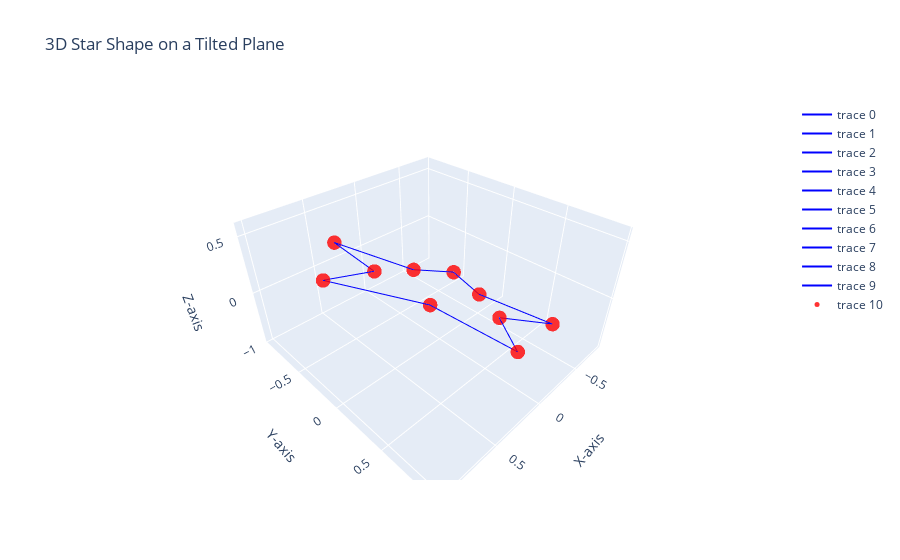

This figure's notebook cell:
### Markdown cell above
### Star shape reference

### Code cell
import numpy as np
import plotly.graph_objects as go

# Function to generate a complete 3D star-shaped polygon on a tilted plane
def generate_complete_3d_star(num_points=5, outer_radius=1, inner_radius=0.5, height_variation=0.5, tilt_angle=np.pi / 6):
    angles = np.linspace(0, 2 * np.pi, num_points * 2, endpoint=False)
    
    # Generate x and y coordinates for the star shape
    x = np.array([outer_radius * np.cos(angle) if i % 2 == 0 else inner_radius * np.cos(angle) for i, angle in enumerate(angles)])
    y = np.array([outer_radius * np.sin(angle) if i % 2 == 0 else inner_radius * np.sin(angle) for i, angle in enumerate(angles)])
    
    # Define the tilted plane transformation
    z = np.zeros_like(x)  # Start with all z-coordinates at zero
    z += np.tan(tilt_angle) * x  # Adjust z based on x to create a tilted plane
    # z += np.random.uniform(-height_variation, height_variation, size=len(x))  # Add random heights to create variability
    
    return x, y, z

# Generate the star shape
x, y, z = generate_complete_3d_star(num_points=5, outer_radius=1, inner_radius=0.5, height_variation=0.5, tilt_angle=np.pi / 6)

# Prepare data for plotting the star shape using plotly
fig = go.Figure()

# Add lines connecting the vertices
for i in range(len(x)):
    fig.add_trace(go.Scatter3d(
        x=[x[i], x[(i + 1) % len(x)]],
        y=[y[i], y[(i + 1) % len(y)]],
        z=[z[i], z[(i + 1) % len(z)]],
        mode='lines',
        line=dict(color='blue', width=2)
    ))

# Add the points for visibility
fig.add_trace(go.Scatter3d(
    x=x,
    y=y,
    z=z,
    mode='markers',
    marker=dict(size=5, color='red', opacity=0.8)  # Color points
))

# Setting labels and title
fig.update_layout(title_text='3D Star Shape on a Tilted Plane',
                  scene=dict(
                      xaxis_title='X-axis',
                      yaxis_title='Y-axis',
                      zaxis_title='Z-axis'),
                  )

fig.show()

### Figure 1 — Plotly figure (JSON) as saved in the notebook; plotly's stock layout.template omitted (floating-point values rounded to 4 significant figures)
{"data": [{"line": {"color": "blue", "width": 2}, "mode": "lines", "type": "scatter3d", "x": [1, 0.4045], "y": [0, 0.2939], "z": [0.5774, 0.2335]}, {"line": {"color": "blue", "width": 2}, "mode": "lines", "type": "scatter3d", "x": [0.4045, 0.309], "y": [0.2939, 0.9511], "z": [0.2335, 0.1784]}, {"line": {"color": "blue", "width": 2}, "mode": "lines", "type": "scatter3d", "x": [0.309, -0.1545], "y": [0.9511, 0.4755], "z": [0.1784, -0.08921]}, {"line": {"color": "blue", "width": 2}, "mode": "lines", "type": "scatter3d", "x": [-0.1545, -0.809], "y": [0.4755, 0.5878], "z": [-0.08921, -0.4671]}, {"line": {"color": "blue", "width": 2}, "mode": "lines", "type": "scatter3d", "x": [-0.809, -0.5], "y": [0.5878, 6.123e-17], "z": [-0.4671, -0.2887]}, {"line": {"color": "blue", "width": 2}, "mode": "lines", "type": "scatter3d", "x": [-0.5, -0.809], "y": [6.123e-17, -0.5878], "z": [-0.2887, -0.4671]}, {"line": {"color": "blue", "width": 2}, "mode": "lines", "type": "scatter3d", "x": [-0.809, -0.1545], "y": [-0.5878, -0.4755], "z": [-0.4671, -0.08921]}, {"line": {"color": "blue", "width": 2}, "mode": "lines", "type": "scatter3d", "x": [-0.1545, 0.309], "y": [-0.4755, -0.9511], "z": [-0.08921, 0.1784]}, {"line": {"color": "blue", "width": 2}, "mode": "lines", "type": "scatter3d", "x": [0.309, 0.4045], "y": [-0.9511, -0.2939], "z": [0.1784, 0.2335]}, {"line": {"color": "blue", "width": 2}, "mode": "lines", "type": "scatter3d", "x": [0.4045, 1], "y": [-0.2939, 0], "z": [0.2335, 0.5774]}, {"marker": {"color": "red", "opacity": 0.8, "size": 5}, "mode": "markers", "type": "scatter3d", "x": [1, 0.4045, 0.309, -0.1545, -0.809, -0.5, -0.809, -0.1545, 0.309, 0.4045], "y": [0, 0.2939, 0.9511, 0.4755, 0.5878, 6.123e-17, -0.5878, -0.4755, -0.9511, -0.2939], "z": [0.5774, 0.2335, 0.1784, -0.08921, -0.4671, -0.2887, -0.4671, -0.08921, 0.1784, 0.2335]}], "layout": {"scene": {"xaxis": {"title": {"text": "X-axis"}}, "yaxis": {"title": {"text": "Y-axis"}}, "zaxis": {"title": {"text": "Z-axis"}}}, "title": {"text": "3D Star Shape on a Tilted Plane"}}}
